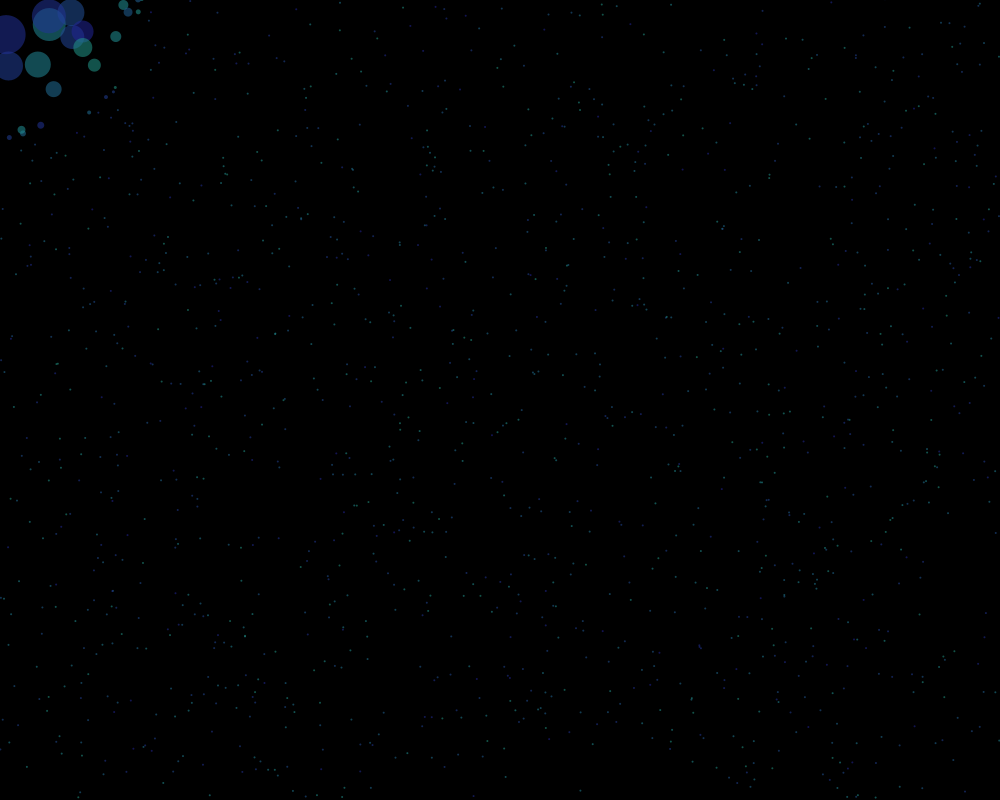
Frame 1 (no input)
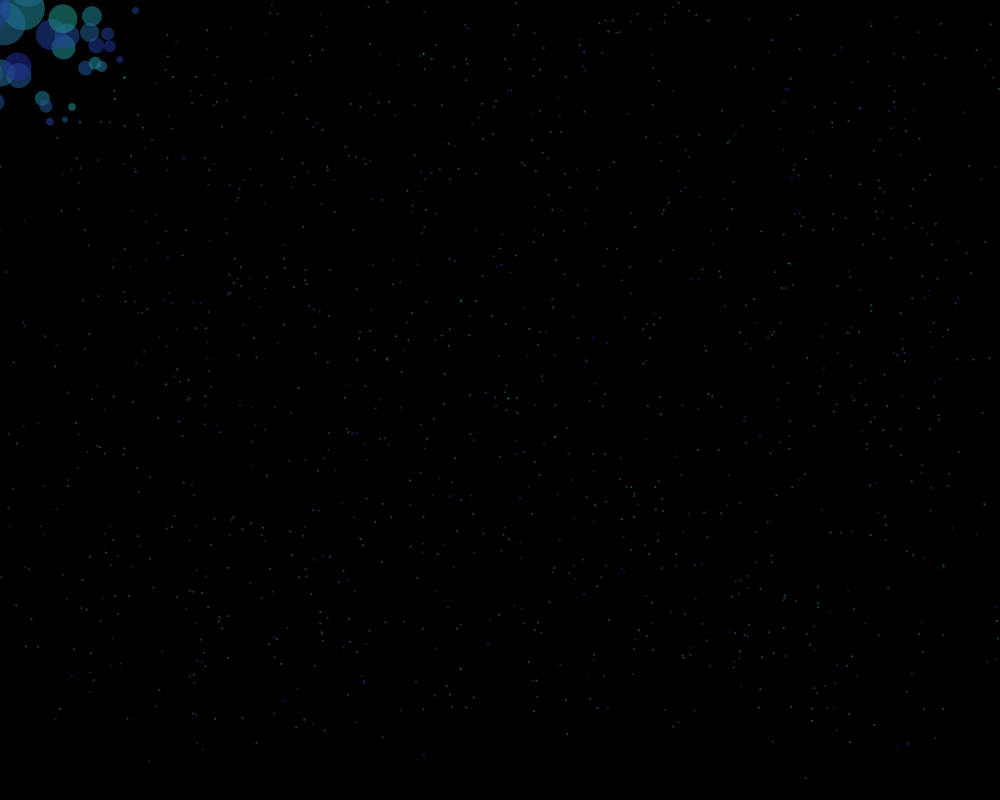
Frame 60 (the mouse pressed at the canvas centre just before this capture)
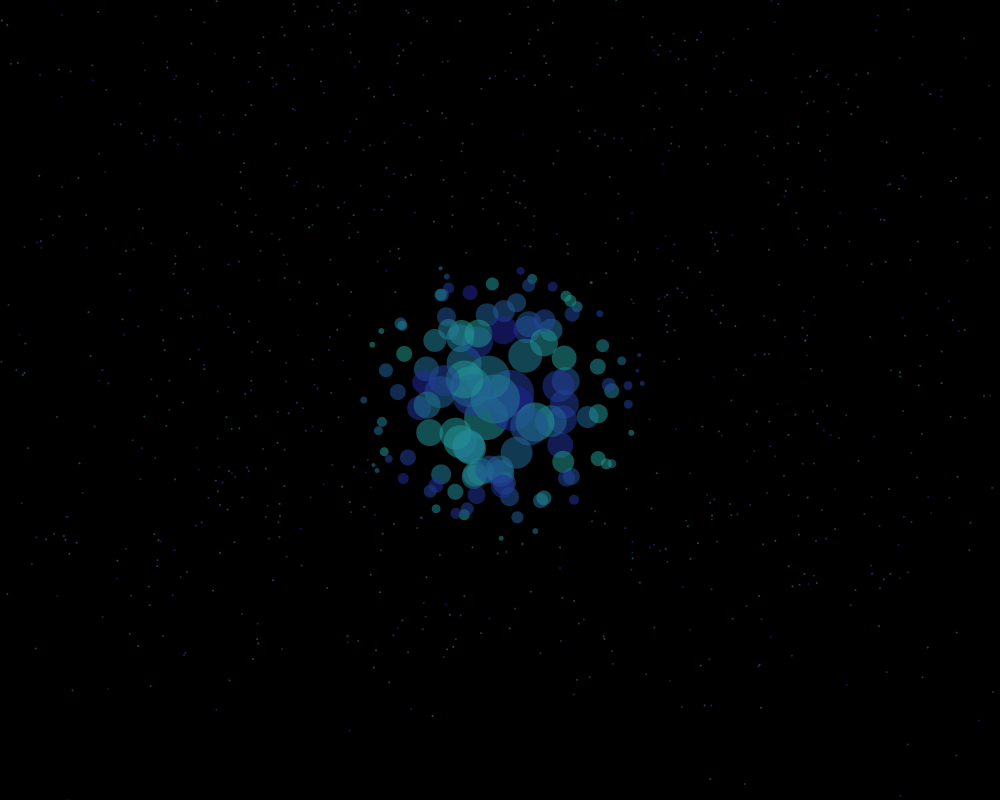
Frame 120 (the mouse held since frame 60 and released just before this capture)

The Processing sketch that drew these frames (run headless with seeded random() and noise(); from frame 60 on, the mouse is pressed at the canvas centre):

// Processing sketch: burbujasBonitas
// ── burbujasBonitas.pde
int particleCount = 1400;
Particle[] particulas;

void setup() {
  size(1000, 800);
  //println(height);
  colorMode(HSB);
  particulas = new Particle[particleCount];
  for (int i = 0; i < particleCount; i++) {
    particulas[i] = new Particle();
  }
}

void draw() {
  background(0);
  for (int i = 0; i < particleCount; i++) {
    particulas[i].update();
    particulas[i].render();
  }
}


// ── Particle.pde

class Particle {
  float x, y;
  float vx, vy;
  int baseRadius = 2;
  int radius = 2;
  int maxRadius = 50;
  int threshold = 150;
  int hue;
  color c;

  Particle() {
    x = random(width);
    y = random(height);
    //println(y);
    hue = int(random(120, 170));
    vx = 0;
    vy = -random(1, 10)/5;
    c = color(hue,200,150, 140);
  }

  void update() {
    float d = dist(x, y, mouseX, mouseY);
    //println(d);
    if (d < threshold) {
      radius = int(baseRadius + (( threshold - d) / threshold) * maxRadius);
      radius = radius > maxRadius ? maxRadius : radius;
    } else {
      radius = 2;
    }
    vx += (random(100) - 50) /100;
    vy -= random(1, 20) / 10000;
    x += vx;
    y += vy;

    if (x < -maxRadius || x > width + maxRadius || y < -maxRadius) {
      x = random(width);
      y = random(height + maxRadius, height*2);
      vx = 0;
      vy = -random(1, 10)/5;
    }
  }

  void render() {
    noStroke();
    fill(c);
    ellipse(x,y,radius,radius);
  }
}
